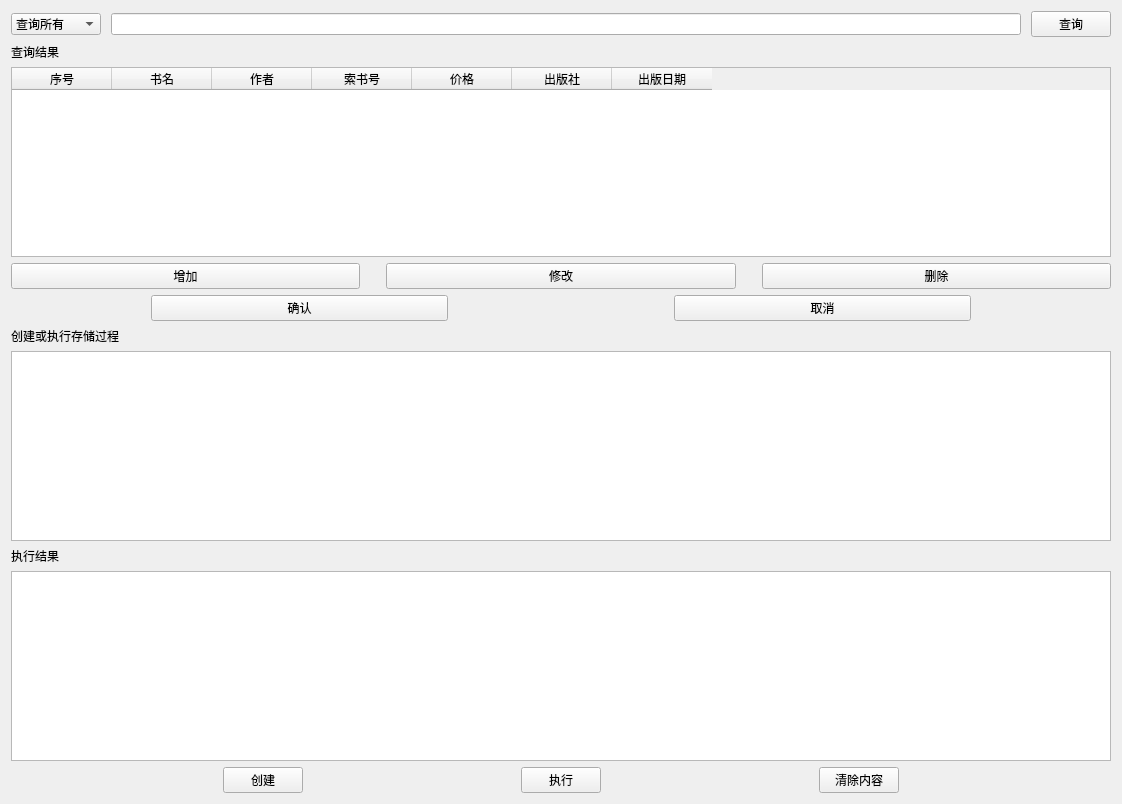
<?xml version="1.0" encoding="UTF-8"?>
<ui version="4.0">
 <class>Form</class>
 <widget class="QWidget" name="Form">
  <property name="geometry">
   <rect>
    <x>0</x>
    <y>0</y>
    <width>1122</width>
    <height>804</height>
   </rect>
  </property>
  <property name="windowTitle">
   <string>图书管理</string>
  </property>
  <layout class="QVBoxLayout" name="verticalLayout_3">
   <item>
    <layout class="QVBoxLayout" name="verticalLayout_2">
     <item>
      <layout class="QHBoxLayout" name="horizontalLayout">
       <property name="spacing">
        <number>10</number>
       </property>
       <property name="sizeConstraint">
        <enum>QLayout::SetMinimumSize</enum>
       </property>
       <item>
        <widget class="QComboBox" name="comboBox">
         <item>
          <property name="text">
           <string>查询所有</string>
          </property>
         </item>
         <item>
          <property name="text">
           <string>任意词查询</string>
          </property>
         </item>
         <item>
          <property name="text">
           <string>作者查询</string>
          </property>
         </item>
         <item>
          <property name="text">
           <string>书名查询</string>
          </property>
         </item>
        </widget>
       </item>
       <item>
        <widget class="QLineEdit" name="lineEdit">
         <property name="baseSize">
          <size>
           <width>0</width>
           <height>2</height>
          </size>
         </property>
        </widget>
       </item>
       <item>
        <widget class="QPushButton" name="pushButton">
         <property name="text">
          <string>查询</string>
         </property>
        </widget>
       </item>
      </layout>
     </item>
     <item>
      <widget class="QLabel" name="label">
       <property name="text">
        <string>查询结果</string>
       </property>
      </widget>
     </item>
     <item>
      <layout class="QVBoxLayout" name="verticalLayout">
       <item>
        <widget class="QTableWidget" name="tableWidget">
         <column>
          <property name="text">
           <string>序号</string>
          </property>
         </column>
         <column>
          <property name="text">
           <string>书名</string>
          </property>
         </column>
         <column>
          <property name="text">
           <string>作者</string>
          </property>
         </column>
         <column>
          <property name="text">
           <string>索书号</string>
          </property>
         </column>
         <column>
          <property name="text">
           <string>价格</string>
          </property>
         </column>
         <column>
          <property name="text">
           <string>出版社</string>
          </property>
         </column>
         <column>
          <property name="text">
           <string>出版日期</string>
          </property>
         </column>
        </widget>
       </item>
      </layout>
     </item>
     <item>
      <layout class="QHBoxLayout" name="horizontalLayout_2">
       <item>
        <widget class="QPushButton" name="pushButton_3">
         <property name="text">
          <string>增加</string>
         </property>
        </widget>
       </item>
       <item>
        <spacer name="horizontalSpacer">
         <property name="orientation">
          <enum>Qt::Horizontal</enum>
         </property>
         <property name="sizeType">
          <enum>QSizePolicy::Fixed</enum>
         </property>
         <property name="sizeHint" stdset="0">
          <size>
           <width>20</width>
           <height>20</height>
          </size>
         </property>
        </spacer>
       </item>
       <item>
        <widget class="QPushButton" name="pushButton_4">
         <property name="text">
          <string>修改</string>
         </property>
        </widget>
       </item>
       <item>
        <spacer name="horizontalSpacer_2">
         <property name="orientation">
          <enum>Qt::Horizontal</enum>
         </property>
         <property name="sizeType">
          <enum>QSizePolicy::Fixed</enum>
         </property>
         <property name="sizeHint" stdset="0">
          <size>
           <width>20</width>
           <height>20</height>
          </size>
         </property>
        </spacer>
       </item>
       <item>
        <widget class="QPushButton" name="pushButton_2">
         <property name="text">
          <string>删除</string>
         </property>
        </widget>
       </item>
      </layout>
     </item>
     <item>
      <layout class="QHBoxLayout" name="horizontalLayout_4">
       <item>
        <spacer name="horizontalSpacer_6">
         <property name="orientation">
          <enum>Qt::Horizontal</enum>
         </property>
         <property name="sizeType">
          <enum>QSizePolicy::Fixed</enum>
         </property>
         <property name="sizeHint" stdset="0">
          <size>
           <width>20</width>
           <height>20</height>
          </size>
         </property>
        </spacer>
       </item>
       <item>
        <spacer name="horizontalSpacer_19">
         <property name="orientation">
          <enum>Qt::Horizontal</enum>
         </property>
         <property name="sizeType">
          <enum>QSizePolicy::Fixed</enum>
         </property>
         <property name="sizeHint" stdset="0">
          <size>
           <width>20</width>
           <height>20</height>
          </size>
         </property>
        </spacer>
       </item>
       <item>
        <spacer name="horizontalSpacer_23">
         <property name="orientation">
          <enum>Qt::Horizontal</enum>
         </property>
         <property name="sizeType">
          <enum>QSizePolicy::Fixed</enum>
         </property>
         <property name="sizeHint" stdset="0">
          <size>
           <width>20</width>
           <height>20</height>
          </size>
         </property>
        </spacer>
       </item>
       <item>
        <spacer name="horizontalSpacer_25">
         <property name="orientation">
          <enum>Qt::Horizontal</enum>
         </property>
         <property name="sizeType">
          <enum>QSizePolicy::Fixed</enum>
         </property>
         <property name="sizeHint" stdset="0">
          <size>
           <width>20</width>
           <height>20</height>
          </size>
         </property>
        </spacer>
       </item>
       <item>
        <spacer name="horizontalSpacer_27">
         <property name="orientation">
          <enum>Qt::Horizontal</enum>
         </property>
         <property name="sizeType">
          <enum>QSizePolicy::Fixed</enum>
         </property>
         <property name="sizeHint" stdset="0">
          <size>
           <width>20</width>
           <height>20</height>
          </size>
         </property>
        </spacer>
       </item>
       <item>
        <spacer name="horizontalSpacer_26">
         <property name="orientation">
          <enum>Qt::Horizontal</enum>
         </property>
         <property name="sizeType">
          <enum>QSizePolicy::Fixed</enum>
         </property>
         <property name="sizeHint" stdset="0">
          <size>
           <width>20</width>
           <height>20</height>
          </size>
         </property>
        </spacer>
       </item>
       <item>
        <spacer name="horizontalSpacer_24">
         <property name="orientation">
          <enum>Qt::Horizontal</enum>
         </property>
         <property name="sizeType">
          <enum>QSizePolicy::Fixed</enum>
         </property>
         <property name="sizeHint" stdset="0">
          <size>
           <width>20</width>
           <height>20</height>
          </size>
         </property>
        </spacer>
       </item>
       <item>
        <widget class="QPushButton" name="pushButton_7">
         <property name="text">
          <string>确认</string>
         </property>
        </widget>
       </item>
       <item>
        <spacer name="horizontalSpacer_17">
         <property name="orientation">
          <enum>Qt::Horizontal</enum>
         </property>
         <property name="sizeType">
          <enum>QSizePolicy::Fixed</enum>
         </property>
         <property name="sizeHint" stdset="0">
          <size>
           <width>20</width>
           <height>20</height>
          </size>
         </property>
        </spacer>
       </item>
       <item>
        <spacer name="horizontalSpacer_18">
         <property name="orientation">
          <enum>Qt::Horizontal</enum>
         </property>
         <property name="sizeType">
          <enum>QSizePolicy::Fixed</enum>
         </property>
         <property name="sizeHint" stdset="0">
          <size>
           <width>20</width>
           <height>20</height>
          </size>
         </property>
        </spacer>
       </item>
       <item>
        <spacer name="horizontalSpacer_21">
         <property name="orientation">
          <enum>Qt::Horizontal</enum>
         </property>
         <property name="sizeType">
          <enum>QSizePolicy::Fixed</enum>
         </property>
         <property name="sizeHint" stdset="0">
          <size>
           <width>20</width>
           <height>20</height>
          </size>
         </property>
        </spacer>
       </item>
       <item>
        <spacer name="horizontalSpacer_22">
         <property name="orientation">
          <enum>Qt::Horizontal</enum>
         </property>
         <property name="sizeType">
          <enum>QSizePolicy::Fixed</enum>
         </property>
         <property name="sizeHint" stdset="0">
          <size>
           <width>20</width>
           <height>20</height>
          </size>
         </property>
        </spacer>
       </item>
       <item>
        <spacer name="horizontalSpacer_20">
         <property name="orientation">
          <enum>Qt::Horizontal</enum>
         </property>
         <property name="sizeType">
          <enum>QSizePolicy::Fixed</enum>
         </property>
         <property name="sizeHint" stdset="0">
          <size>
           <width>20</width>
           <height>20</height>
          </size>
         </property>
        </spacer>
       </item>
       <item>
        <spacer name="horizontalSpacer_16">
         <property name="orientation">
          <enum>Qt::Horizontal</enum>
         </property>
         <property name="sizeType">
          <enum>QSizePolicy::Fixed</enum>
         </property>
         <property name="sizeHint" stdset="0">
          <size>
           <width>20</width>
           <height>20</height>
          </size>
         </property>
        </spacer>
       </item>
       <item>
        <spacer name="horizontalSpacer_15">
         <property name="orientation">
          <enum>Qt::Horizontal</enum>
         </property>
         <property name="sizeType">
          <enum>QSizePolicy::Fixed</enum>
         </property>
         <property name="sizeHint" stdset="0">
          <size>
           <width>20</width>
           <height>20</height>
          </size>
         </property>
        </spacer>
       </item>
       <item>
        <spacer name="horizontalSpacer_14">
         <property name="orientation">
          <enum>Qt::Horizontal</enum>
         </property>
         <property name="sizeType">
          <enum>QSizePolicy::Fixed</enum>
         </property>
         <property name="sizeHint" stdset="0">
          <size>
           <width>20</width>
           <height>20</height>
          </size>
         </property>
        </spacer>
       </item>
       <item>
        <spacer name="horizontalSpacer_13">
         <property name="orientation">
          <enum>Qt::Horizontal</enum>
         </property>
         <property name="sizeType">
          <enum>QSizePolicy::Fixed</enum>
         </property>
         <property name="sizeHint" stdset="0">
          <size>
           <width>20</width>
           <height>20</height>
          </size>
         </property>
        </spacer>
       </item>
       <item>
        <spacer name="horizontalSpacer_10">
         <property name="orientation">
          <enum>Qt::Horizontal</enum>
         </property>
         <property name="sizeType">
          <enum>QSizePolicy::Fixed</enum>
         </property>
         <property name="sizeHint" stdset="0">
          <size>
           <width>20</width>
           <height>20</height>
          </size>
         </property>
        </spacer>
       </item>
       <item>
        <spacer name="horizontalSpacer_8">
         <property name="orientation">
          <enum>Qt::Horizontal</enum>
         </property>
         <property name="sizeType">
          <enum>QSizePolicy::Fixed</enum>
         </property>
         <property name="sizeHint" stdset="0">
          <size>
           <width>20</width>
           <height>20</height>
          </size>
         </property>
        </spacer>
       </item>
       <item>
        <widget class="QPushButton" name="pushButton_8">
         <property name="text">
          <string>取消</string>
         </property>
        </widget>
       </item>
       <item>
        <spacer name="horizontalSpacer_53">
         <property name="orientation">
          <enum>Qt::Horizontal</enum>
         </property>
         <property name="sizeType">
          <enum>QSizePolicy::Fixed</enum>
         </property>
         <property name="sizeHint" stdset="0">
          <size>
           <width>20</width>
           <height>20</height>
          </size>
         </property>
        </spacer>
       </item>
       <item>
        <spacer name="horizontalSpacer_54">
         <property name="orientation">
          <enum>Qt::Horizontal</enum>
         </property>
         <property name="sizeType">
          <enum>QSizePolicy::Fixed</enum>
         </property>
         <property name="sizeHint" stdset="0">
          <size>
           <width>20</width>
           <height>20</height>
          </size>
         </property>
        </spacer>
       </item>
       <item>
        <spacer name="horizontalSpacer_52">
         <property name="orientation">
          <enum>Qt::Horizontal</enum>
         </property>
         <property name="sizeType">
          <enum>QSizePolicy::Fixed</enum>
         </property>
         <property name="sizeHint" stdset="0">
          <size>
           <width>20</width>
           <height>20</height>
          </size>
         </property>
        </spacer>
       </item>
       <item>
        <spacer name="horizontalSpacer_48">
         <property name="orientation">
          <enum>Qt::Horizontal</enum>
         </property>
         <property name="sizeType">
          <enum>QSizePolicy::Fixed</enum>
         </property>
         <property name="sizeHint" stdset="0">
          <size>
           <width>20</width>
           <height>20</height>
          </size>
         </property>
        </spacer>
       </item>
       <item>
        <spacer name="horizontalSpacer_47">
         <property name="orientation">
          <enum>Qt::Horizontal</enum>
         </property>
         <property name="sizeType">
          <enum>QSizePolicy::Fixed</enum>
         </property>
         <property name="sizeHint" stdset="0">
          <size>
           <width>20</width>
           <height>20</height>
          </size>
         </property>
        </spacer>
       </item>
       <item>
        <spacer name="horizontalSpacer_5">
         <property name="orientation">
          <enum>Qt::Horizontal</enum>
         </property>
         <property name="sizeType">
          <enum>QSizePolicy::Fixed</enum>
         </property>
         <property name="sizeHint" stdset="0">
          <size>
           <width>20</width>
           <height>20</height>
          </size>
         </property>
        </spacer>
       </item>
       <item>
        <spacer name="horizontalSpacer_4">
         <property name="orientation">
          <enum>Qt::Horizontal</enum>
         </property>
         <property name="sizeType">
          <enum>QSizePolicy::Fixed</enum>
         </property>
         <property name="sizeHint" stdset="0">
          <size>
           <width>20</width>
           <height>20</height>
          </size>
         </property>
        </spacer>
       </item>
      </layout>
     </item>
     <item>
      <widget class="QLabel" name="label_2">
       <property name="text">
        <string>创建或执行存储过程</string>
       </property>
      </widget>
     </item>
     <item>
      <widget class="QTextEdit" name="textEdit_2"/>
     </item>
     <item>
      <widget class="QLabel" name="label_3">
       <property name="text">
        <string>执行结果</string>
       </property>
      </widget>
     </item>
     <item>
      <widget class="QTextEdit" name="textEdit"/>
     </item>
     <item>
      <layout class="QHBoxLayout" name="horizontalLayout_3">
       <item>
        <widget class="QPushButton" name="pushButton_5">
         <property name="sizePolicy">
          <sizepolicy hsizetype="Fixed" vsizetype="Fixed">
           <horstretch>0</horstretch>
           <verstretch>0</verstretch>
          </sizepolicy>
         </property>
         <property name="text">
          <string>创建</string>
         </property>
        </widget>
       </item>
       <item>
        <widget class="QPushButton" name="pushButton_9">
         <property name="sizePolicy">
          <sizepolicy hsizetype="Fixed" vsizetype="Fixed">
           <horstretch>0</horstretch>
           <verstretch>0</verstretch>
          </sizepolicy>
         </property>
         <property name="text">
          <string>执行</string>
         </property>
        </widget>
       </item>
       <item>
        <widget class="QPushButton" name="pushButton_6">
         <property name="sizePolicy">
          <sizepolicy hsizetype="Fixed" vsizetype="Fixed">
           <horstretch>0</horstretch>
           <verstretch>0</verstretch>
          </sizepolicy>
         </property>
         <property name="text">
          <string>清除内容</string>
         </property>
        </widget>
       </item>
      </layout>
     </item>
    </layout>
   </item>
  </layout>
 </widget>
 <resources/>
 <connections/>
</ui>
